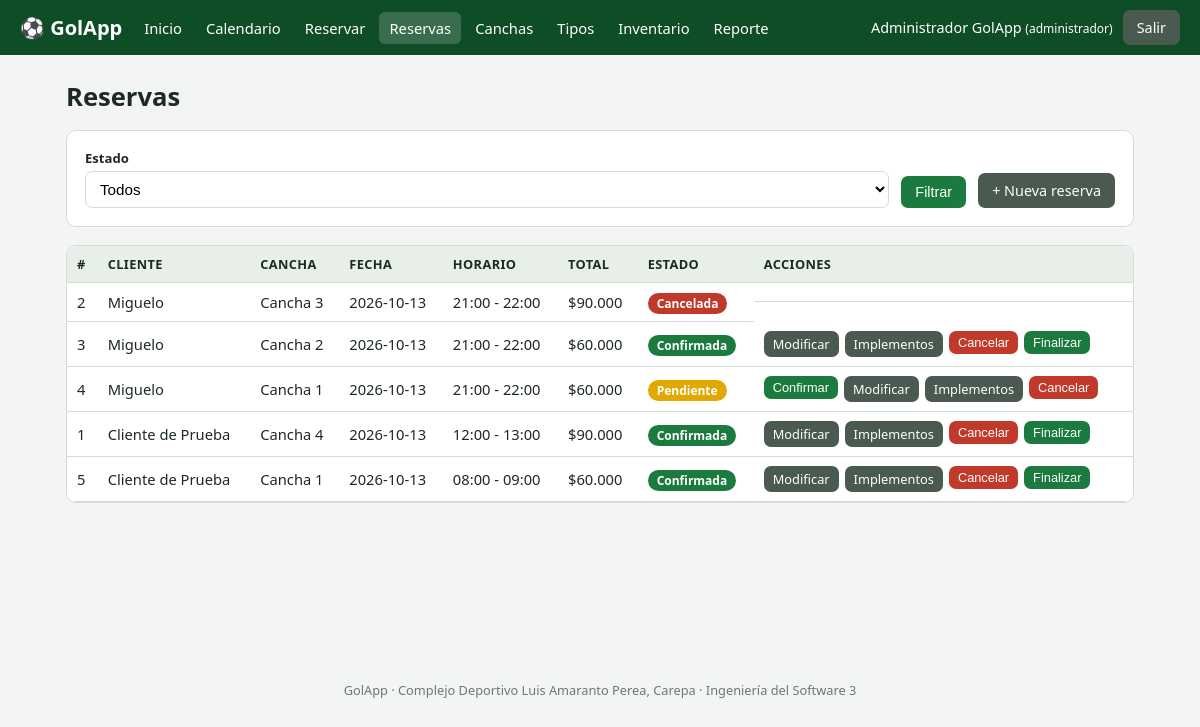
/reservas.php (signed in), run on the app's committed database.
### tables this page shows
CREATE TABLE `reservas` (
  `id` int(11) NOT NULL,
  `id_usuario` int(11) NOT NULL,
  `id_cancha` int(11) NOT NULL,
  `fecha` date NOT NULL,
  `hora_inicio` time NOT NULL,
  `hora_fin` time NOT NULL,
  `estado` enum('pendiente','confirmada','cancelada','finalizada') NOT NULL DEFAULT 'pendiente',
  `total` decimal(10,2) NOT NULL,
  `creado_en` timestamp NOT NULL DEFAULT current_timestamp()
);

CREATE TABLE `usuarios` (
  `id` int(11) NOT NULL,
  `nombre` varchar(100) NOT NULL,
  `correo` varchar(120) NOT NULL,
  `contrasena` varchar(255) NOT NULL,
  `telefono` varchar(20) NOT NULL,
  `rol` enum('cliente','administrador') NOT NULL DEFAULT 'cliente',
  `creado_en` timestamp NOT NULL DEFAULT current_timestamp()
);

CREATE TABLE `canchas` (
  `id` int(11) NOT NULL,
  `nombre` varchar(60) NOT NULL,
  `id_tipo` int(11) NOT NULL,
  `precio_hora` decimal(10,2) NOT NULL,
  `activa` tinyint(1) NOT NULL DEFAULT 1
);

### includes/auth.php (called while the page is built, shortened)
<?php
require_once __DIR__ . '/funciones.php';
function usuarioActual(): ?array
{
    return $_SESSION['usuario'] ?? null;
}
function esAdmin(): bool
{
    return (usuarioActual()['rol'] ?? '') === 'administrador';
}

### reservas.php (the view, shortened to what this page needs)
<?php
require_once __DIR__ . '/includes/auth.php';
$db = getDb();
$filtroEstado = $_GET['estado'] ?? '';
$sql = "SELECT r.*, c.nombre AS cancha, us.nombre AS cliente
        FROM reservas r JOIN canchas c ON c.id = r.id_cancha JOIN usuarios us ON us.id = r.id_usuario WHERE 1=1";
$params = [];
$sql .= ' ORDER BY r.fecha DESC, r.hora_inicio DESC LIMIT 200';
$st = $db->prepare($sql);
$st->execute($params);
$reservas = $st->fetchAll();
$titulo = esAdmin() ? 'Reservas' : 'Mis reservas';
require __DIR__ . '/includes/header.php';
function botonAccion(string $accion, int $id, string $texto, string $clase = '', string $confirmar = ''): string
{
    return '<form method="post">' . csrfCampo() . '<input type="hidden" name="accion" value="' . $accion . '"><input type="hidden" name="id" value="' . $id . '">'
         . '<button class="btn btn-peq ' . $clase . '"' . ($confirmar ? ' data-confirm="' . $confirmar . '"' : '') . '>' . $texto . '</button></form>';
}
?>
<h1><?= e($titulo) ?></h1>
<form method="get" class="fila tarjeta">
    <div class="campo"><label>Estado</label><select name="estado">
        <option value="">Todos</option>
        <?php foreach (['pendiente', 'confirmada', 'cancelada', 'finalizada'] as $s): ?>
            <option value="<?= $s ?>" <?= $filtroEstado === $s ? 'selected' : '' ?>><?= ucfirst($s) ?></option>
        <?php endforeach; ?></select></div>
    <button class="btn" type="submit">Filtrar</button>
    <a class="btn btn-sec" href="nueva_reserva.php">+ Nueva reserva</a>
</form>
<div class="tabla-wrap"><table>
    <tr><th>#</th><?php if (esAdmin()): ?><th>Cliente</th><?php endif; ?><th>Cancha</th><th>Fecha</th><th>Horario</th><th>Total</th><th>Estado</th><th>Acciones</th></tr>
    <?php foreach ($reservas as $r): ?>
    <tr><td><?= (int)$r['id'] ?></td><?php if (esAdmin()): ?><td><?= e($r['cliente']) ?></td><?php endif; ?>
        <td><?= e($r['cancha']) ?></td><td><?= e($r['fecha']) ?></td>
        <td><?= e(substr($r['hora_inicio'], 0, 5)) ?> - <?= e(substr($r['hora_fin'], 0, 5)) ?></td>
        <td><?= moneda($r['total']) ?></td><td><?= insignia($r['estado']) ?></td>
        <td class="acciones">
        <?php if (esAdmin()): ?>
            <?php if ($r['estado'] === 'pendiente') echo botonAccion('confirmar', $r['id'], 'Confirmar'); ?>
            <?php if (in_array($r['estado'], ['pendiente', 'confirmada'], true)): ?>
                <a class="btn btn-peq btn-sec" href="editar_reserva.php?id=<?= (int)$r['id'] ?>">Modificar</a>
                <a class="btn btn-peq btn-sec" href="asignar_implementos.php?reserva=<?= (int)$r['id'] ?>">Implementos</a>
                <?php echo botonAccion('cancelar', $r['id'], 'Cancelar', 'btn-rojo', '¿Cancelar esta reserva?'); ?>
            <?php endif; ?>
            <?php if ($r['estado'] === 'confirmada') echo botonAccion('finalizar', $r['id'], 'Finalizar'); ?>
        <?php elseif ($r['estado'] === 'pendiente'): echo botonAccion('cancelar', $r['id'], 'Cancelar', 'btn-rojo', '¿Cancelar tu reserva?'); endif; ?>
        </td></tr>
    <?php endforeach; ?>
</table></div>
<?php require __DIR__ . '/includes/footer.php'; ?>

### includes/header.php (shortened to what this page needs)
<?php
require_once __DIR__ . '/auth.php';
$usuario = usuarioActual();
$paginaActual = basename($_SERVER['SCRIPT_NAME']);
function enlaceNav(string $archivo, string $texto, string $actual): string
{
    $clase = $archivo === $actual ? ' class="activo"' : '';
    return '<a href="' . $archivo . '"' . $clase . '>' . $texto . '</a>';
}
?>
<!DOCTYPE html>
<html lang="es">
<head>
    <link rel="stylesheet" href="assets/css/style.css">
</head>
<body<?= $usuario ? '' : ' class="pagina-auth"' ?>>
<header class="barra">
    <a class="logo" href="dashboard.php">&#9917; GolApp</a>
    <?php if ($usuario): ?>
    <nav>
        <?= enlaceNav('dashboard.php', 'Inicio', $paginaActual) ?>
        <?= enlaceNav('calendario.php', 'Calendario', $paginaActual) ?>
        <?= enlaceNav('nueva_reserva.php', 'Reservar', $paginaActual) ?>
        <?= enlaceNav('reservas.php', esAdmin() ? 'Reservas' : 'Mis reservas', $paginaActual) ?>
        <?php if (esAdmin()): ?>
            <?= enlaceNav('canchas.php', 'Canchas', $paginaActual) ?>
            <?= enlaceNav('tipos.php', 'Tipos', $paginaActual) ?>
            <?= enlaceNav('inventario.php', 'Inventario', $paginaActual) ?>
            <?= enlaceNav('reporte.php', 'Reporte', $paginaActual) ?>
        <?php endif; ?>
    </nav>
    <div class="sesion">
        <span><?= e($usuario['nombre']) ?> <small>(<?= e($usuario['rol']) ?>)</small></span>
        <a class="btn btn-sec" href="logout.php">Salir</a>
    </div>
    <?php endif; ?>
</header>
<main class="contenedor">

### includes/funciones.php (shortened to what this page needs)
<?php
function e($texto): string
{
    return htmlspecialchars((string)$texto, ENT_QUOTES, 'UTF-8');
}
function moneda($valor): string
{
    return '$' . number_format((float)$valor, 0, ',', '.');
}
function insignia(string $estado): string
{
    return '<span class="badge badge-' . e($estado) . '">' . e(ucfirst($estado)) . '</span>';
}

### includes/footer.php (shortened to what this page needs)
</main>
<footer class="pie">GolApp &middot; Complejo Deportivo Luis Amaranto Perea, Carepa &middot; Ingenier&iacute;a del Software 3</footer>
</body>
</html>

### assets/css/style.css (style rules this page uses)
:root { --verde:#1b7a3d; --verde-osc:#0f4d26; --gris:#f3f5f4; --borde:#d5dbd7; --texto:#1d2a22; --rojo:#c0392b; --amarillo:#e0a800; }
* { box-sizing: border-box; }
body { margin:0; font-family: system-ui, -apple-system, "Segoe UI", Roboto, sans-serif; background:var(--gris); color:var(--texto); }
.barra { background:var(--verde-osc); color:#fff; display:flex; flex-wrap:wrap; align-items:center; gap:12px; padding:10px 20px; }
.barra a { color:#fff; text-decoration:none; }
.logo { font-weight:700; font-size:1.25rem; }
.barra nav { display:flex; flex-wrap:wrap; gap:4px; flex:1; }
.barra nav a { padding:6px 10px; border-radius:6px; font-size:.92rem; }
.barra nav a:hover, .barra nav a.activo { background:rgba(255,255,255,.18); }
.sesion { display:flex; align-items:center; gap:10px; font-size:.9rem; }
.contenedor { max-width:1100px; margin:24px auto; padding:0 16px; min-height:70vh; }
.pie { text-align:center; padding:18px; font-size:.8rem; color:#6b7a70; }
h1 { margin:0 0 16px; font-size:1.6rem; }
.tarjeta { background:#fff; border:1px solid var(--borde); border-radius:10px; padding:18px; margin-bottom:18px; }
table { width:100%; border-collapse:collapse; background:#fff; font-size:.92rem; }
th, td { padding:9px 10px; border-bottom:1px solid var(--borde); text-align:left; vertical-align:middle; }
th { background:#e8efe9; font-size:.8rem; text-transform:uppercase; letter-spacing:.03em; }
.tabla-wrap { overflow-x:auto; border:1px solid var(--borde); border-radius:10px; background:#fff; }
form.fila { display:flex; flex-wrap:wrap; gap:12px; align-items:end; }
label { display:block; font-size:.82rem; font-weight:600; margin-bottom:4px; }
input[type=text], input[type=email], input[type=password], input[type=number], input[type=date], select { width:100%; padding:8px 10px; border:1px solid var(--borde); border-radius:7px; font-size:.95rem; background:#fff; }
.campo { min-width:160px; flex:1; }
.btn { display:inline-block; border:0; background:var(--verde); color:#fff; padding:8px 14px; border-radius:7px; cursor:pointer; font-size:.9rem; text-decoration:none; }
.btn-sec { background:#4a5a50; }
.btn-rojo { background:var(--rojo); }
.btn-peq { padding:4px 9px; font-size:.8rem; }
.acciones { display:flex; gap:6px; flex-wrap:wrap; }
.acciones form { margin:0; }
.badge { padding:2px 9px; border-radius:99px; font-size:.75rem; font-weight:600; color:#fff; }
.badge-pendiente { background:var(--amarillo); }
.badge-confirmada { background:var(--verde); }
.badge-cancelada { background:var(--rojo); }

### data on the page
reservas: id "2", id_usuario.nombre "Miguelo", id_cancha.nombre "Cancha 3", fecha "2026-10-13", hora_inicio "21:00", hora_fin "22:00", total "$90.000", estado "Cancelada"
reservas: id "3", id_usuario.nombre "Miguelo", id_cancha.nombre "Cancha 2", fecha "2026-10-13", hora_inicio "21:00", hora_fin "22:00", total "$60.000", estado "Confirmada", texto "Cancelar Finalizar"
reservas: id "4", id_usuario.nombre "Miguelo", id_cancha.nombre "Cancha 1", fecha "2026-10-13", hora_inicio "21:00", hora_fin "22:00", total "$60.000", estado "Pendiente", texto "Confirmar Cancelar"
reservas: id "1", id_usuario.nombre "Cliente de Prueba", id_cancha.nombre "Cancha 4", fecha "2026-10-13", hora_inicio "12:00", hora_fin "13:00", total "$90.000", estado "Confirmada", texto "Cancelar Finalizar"
reservas: id "5", id_usuario.nombre "Cliente de Prueba", id_cancha.nombre "Cancha 1", fecha "2026-10-13", hora_inicio "08:00", hora_fin "09:00", total "$60.000", estado "Confirmada", texto "Cancelar Finalizar"

### other printed values
$texto "Inicio Calendario Reservar Reservas Canchas Tipos Inventario Reporte"
$usuario['nombre'] "Administrador GolApp"
$usuario['rol'] "administrador"
$titulo "Reservas"
